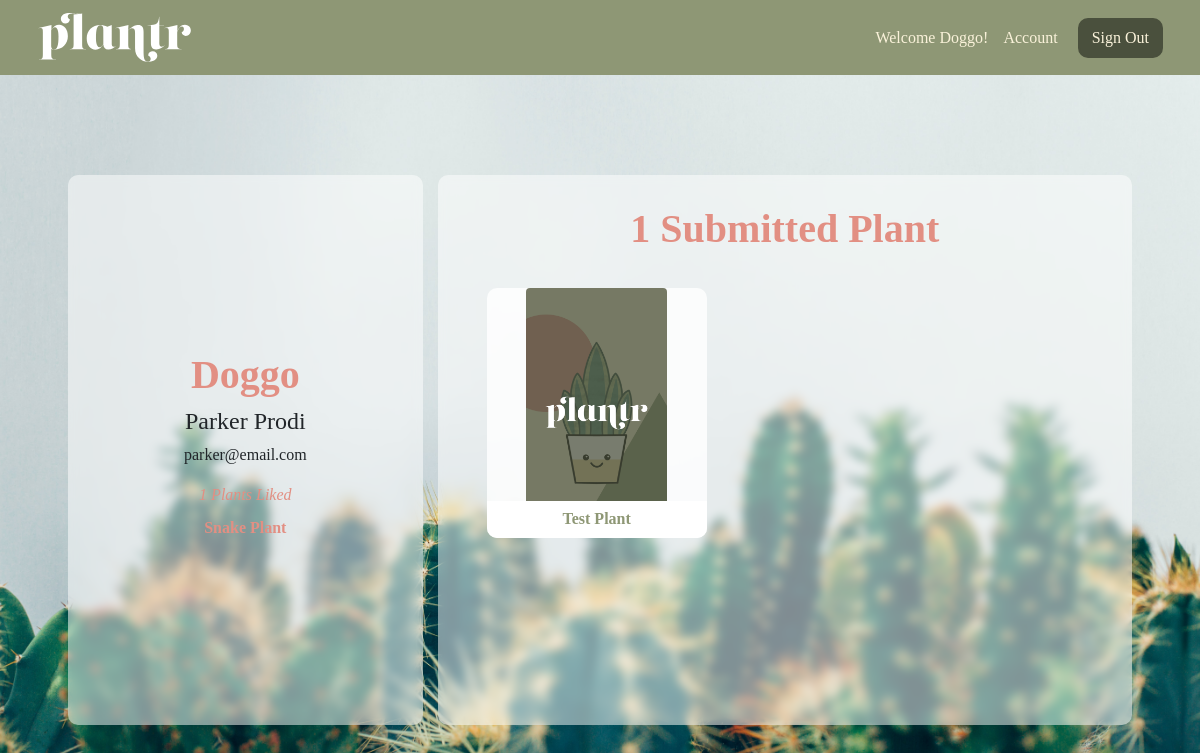
The page /plantr/users/2 (signed in) on the database its author committed.
### login_app/models.py (models this page shows)
class User(models.Model):
   alias = models.CharField(max_length=50)
   fname = models.CharField(max_length=50)
   lname = models.CharField(max_length=50)
   email = models.CharField(max_length=50)
   password = models.CharField(max_length=50)
   created_at = models.DateTimeField(auto_now_add = True)
   updated_at = models.DateTimeField(auto_now = True)
   objects = UserManager()

### plantApp/models.py (models this page shows, shortened)
class Plant(models.Model):
   LEVELS = (
   (0, ''),
   (1, 'Easy'),
   (2, 'Medium'),
   (3, 'Hard'),
)
   poster = models.ForeignKey(User, related_name = "user_plants", on_delete = models.CASCADE)
   plantName = models.CharField(max_length=50)
   plantAlt = models.CharField(max_length=255, blank=True, default='')
   level = models.CharField(max_length=50)
   env = models.CharField(max_length=1, choices=LEVELS)
   desc = models.CharField(max_length=255)
   plantImg = models.ImageField(upload_to='plants/', null=True, blank=True, default='../static/default_plant.jpg')
   users_fav = models.ManyToManyField(User, related_name = 'fav_plants')
   objects = plantsManager()

### plantApp/views.py (the view)
# urls.py: path('users/<int:user_id>', views.userProfile),
def userProfile(request, user_id):
   if 'user_id' not in request.session:
        messages.error(request, "Must be logged in!")
        return redirect('/')
   user = User.objects.get(id = user_id)
   plant = Plant.objects.all()
   current_user = User.objects.get(id=request.session['user_id'])
   cu_posts = Plant.objects.filter(poster=user)
   context = {
      'current_user': current_user,
      'cu_posts': cu_posts,
      'user': user,
      'plant': plant,
   }
   return render(request, 'user.html', context)

### plantApp/templates/user.html (shortened to what this page needs)
<!DOCTYPE html>
<html lang="en">
<head>
   <link href="https://cdn.jsdelivr.net/npm/bootstrap@5.0.1/dist/css/bootstrap.min.css" rel="stylesheet">
   {% load static %}
   <link rel="stylesheet" href="{% static 'plantApp/static/css/profile.css' %}">
</head>
<body>
   <div id='container'>
      <div class="navbar navbar-light">
         <div class="container-fluid">
            <a class="navbar-brand" href="/plantr">
               <img src="../../static/plantr-light.svg" alt="" width="155" height="55">
            </a>
            <form class="d-flex">
               <span class="navbar-text">
                  Welcome {{ current_user.alias }}! &nbsp;&nbsp;
                  <a href="{{current_user.id}}">Account</a>
               </span>
               <a href="/logout" class="btn btn-danger" role="button">
                  Sign Out
                </a>
             </form>
         </div>
       </div>
      <div class="container-lg main">
         <div class="row">
            <div class="col-lg-4">
               <div class='info'>
                  <h1>{{ user.alias }}</h1>
                  <h4>{{ user.fname }} {{ user.lname }}</h4>
                  <p>{{ user.email }}</p>
                  <p class="liked">{{ user.fav_plants.count }} Plants Liked</p>
                  {% for fav in user.fav_plants.all %}
                  <p class="fav"><a href="/plantr/{{ fav.id }}">{{ fav.plantName }}</a></p>
                  {% endfor %}
               </div>
            </div>
            <div class="col-lg">
               <div class="container-sm">
               {% if user.user_plants.count <= 1 %}
                  <h1>{{ user.user_plants.count }} Submitted Plant</h1>
               {% else %}
                  <h1>{{ user.user_plants.count }} Submitted Plants</h1>
               {% endif %}
                  <div class="row row-cols-4 justify-content-left">
                     {% for plant in cu_posts %}
                     <div class="col-4 text-center">
                        {% if plant.plantImg %}
                           <a href="/plantr/{{ plant.id }}"><img src="{{ plant.plantImg.url }} " class="rounded mx-auto d-block" alt="no-image"></a>
                        {% else %}
                           <a href="/plantr/{{ plant.id }}"><img src="/static/default_plant.jpg" class="rounded mx-auto d-block" alt="..."></a>
                        {% endif %}
                        <div class='pname'>
                           <a href="/plantr/{{ plant.id }}">{{ plant.plantName }}</a>
                        </div>
                     </div>
                     {% endfor %}
                  </div>
               </div>
            </div>
         </div>
      </div>
   </div>
</body>
</html>

### plantApp/static/css/profile.css (style rules this page uses)
* { margin: 0; padding: 0; font-family:Georgia, 'Times New Roman', Times, serif; }
body { width: 100%; background: #8e9775; background: url("../../../static/plantr.jpeg") no-repeat center center fixed; background-size: cover; }
.container-lg.main { padding: 50px; margin-top: 50px; border-radius: 15px; }
.container-sm { margin: 15px 0 0 0; }
.navbar-text a { color: #faf2da !important; text-decoration: none; }
.navbar.navbar-light { background-color: #8e9775; padding: 5px 25px; }
.navbar-light .navbar-text { color: #faf2da; font-weight: 100; }
.btn.btn-danger { background-color: #4a503d; color: #faf2da; border: 2px solid #4a503d; border-radius: 10px; margin-left: 20px; }
.row-cols-4 { margin: 25px 0; }
.col-4 { margin: 10px; padding: 0; background-color: rgba(255, 255, 255, 0.8); position: relative; width: 220px; height: 250px; display: flex; justify-content: center; align-items: center; overflow: hidden; border-radius: 10px; }
.col-lg-4 { background-color: rgba(255, 255, 255, 0.5); position: relative; height: 550px; display: flex; justify-content: center; align-items: center; overflow: hidden; border-radius: 10px; backdrop-filter: blur(5px); }
.col-lg { background-color: rgba(255, 255, 255, 0.5); position: relative; margin: 0 0 0 15px; padding: 15px; height: auto; justify-content: center; align-items: center; overflow: hidden; border-radius: 10px; backdrop-filter: blur(5px); text-align: center; }
.rounded.mx-auto.d-block { width: 100%; height: 250px; object-fit: cover; object-position: 50% 55%; transition: transform .5s; }
.pname { position:absolute; top: 85%; left: 0; right: 0; padding: 6px 0 10px 0; margin-bottom: 15px; background-color: rgba(255, 255, 255, 1); }
.fav { line-height: 10px; }
.pname a { text-decoration: none; color: #8e9775; font-weight: 800; }
.fav a { text-decoration: none; color: #e28f83; font-weight: 800; }
h1 { color: #e28f83; font-weight: 800; }
.liked { color: #e28f83; font-style: italic; }
.info { text-align: center; }

### rows shown on the page
User: alias "Doggo", fname "Parker", lname "Prodi", email "parker@email.com", fav_plants.count "1", user_plants.count "1"
Plant: plantName "Snake Plant"
Plant: plantName "Test Plant"
